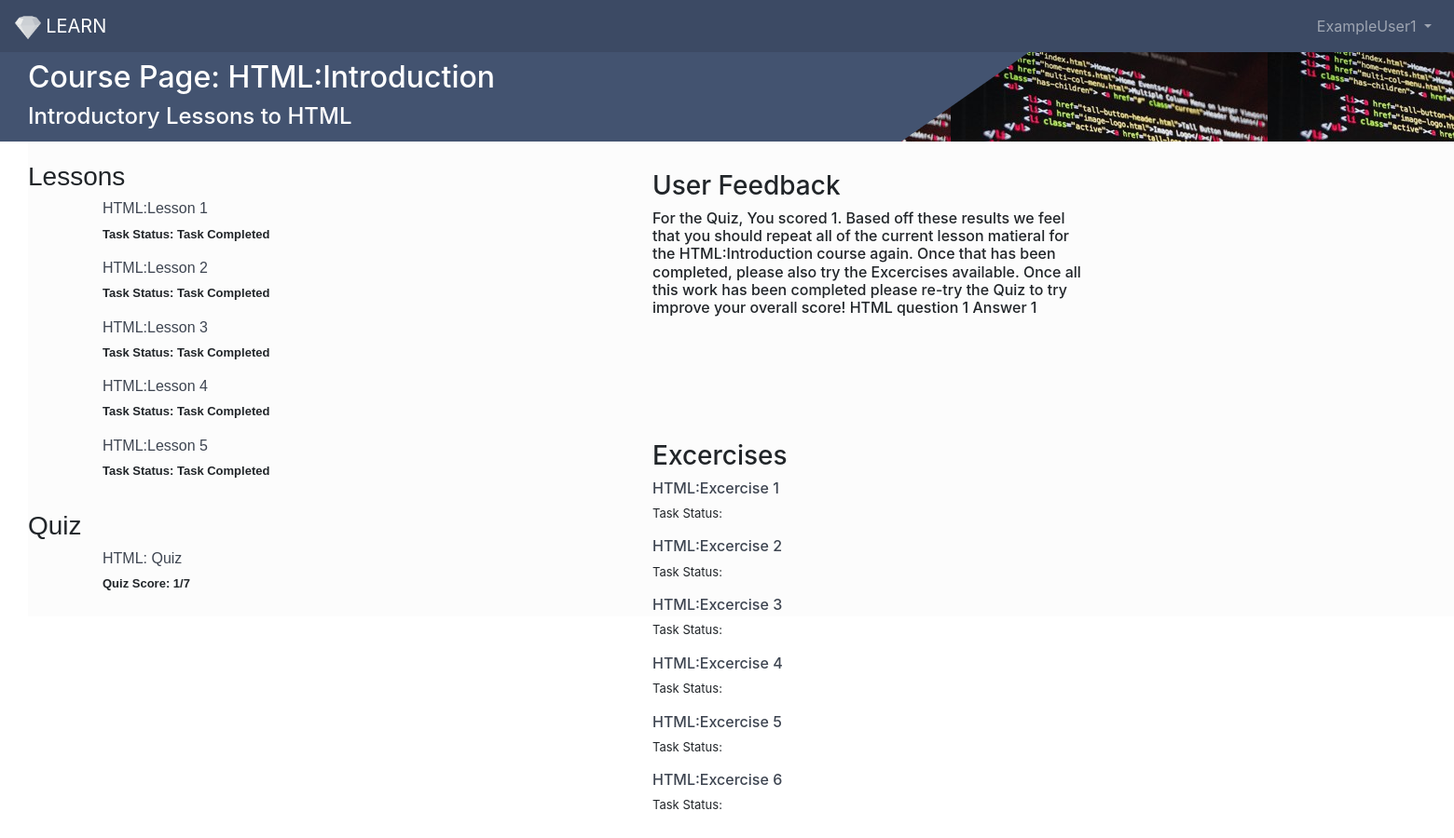
Screenshot of /dashboard/ExampleUser1/course/11111/ (signed in) with the database file from the repository.
### application.py (models this page shows, shortened)
class User(UserMixin, db.Model):
    id = db.Column(db.Integer, primary_key=True)
    firstname = db.Column('firstname', db.String(20), index=True)
    lastname = db.Column('lastname', db.String(20), index=True)
    email = db.Column('email', db.String(50), unique=True, index=True)
    username = db.Column('username', db.String(20), unique=True, index=True)
    password = db.Column('password', db.String(20))

class Course(db.Model):
    __tablename__ = 'course'
    courseid = db.Column(db.Integer, primary_key=True, unique=True)
    coursename = db.Column('coursename', db.String(20), index=True)
    description = db.Column('description', db.String(500), index=True)
    lessons = db.Column(db.Integer, index=True)

class LessonData(db.Model):
    __tablename__ = "lessondata"
    lessonid = db.Column('lessonid', db.Integer, unique=True, index=True, primary_key=True)
    lessonname = db.Column('lessonname', db.String(30), index=True)
    lessontype = db.Column('lessontype', db.String(30), index=True)
    courseid = db.Column('courseid', db.Integer, db.ForeignKey('course.courseid'), index=True)

class Lesson(db.Model):
    __tablename__ = 'lesson'
    id = db.Column( db.Integer, primary_key=True)
    lessonid = db.Column('lessonid', db.Integer, index=True)
    lessonname = db.Column('lessonname', db.String(30), index=True)
    courseid = db.Column('courseid', db.Integer, db.ForeignKey('course.courseid'), index=True)
    username = db.Column('username', db.String(20), index=True)
    excerciseData = db.Column('excerciseData', db.String(100))
    taskCompleted = db.Column('taskCompleted', db.String(20))

class Quiz(db.Model):
    __tablename__ = 'quiz'
    id = db.Column(db.Integer, primary_key=True)
    lessonid = db.Column('lessonid', db.Integer, index=True)
    courseid = db.Column('courseid', db.Integer, db.ForeignKey('course.courseid'), index=True)
    username = db.Column('username', db.String(20), index=True)
    quizscore = db.Column('quizscore', db.Integer, index=True)
    feedback = db.Column('feedback', db.String(100))

### application.py (the view)
@app.route('/dashboard/<username>/course/<courseid>/')
@login_required
def course(username, courseid):
    if username != current_user.username:
        return redirect(url_for('.dashboard', username=current_user.username))
    if Course.query.filter_by(courseid=courseid).scalar() is None:
        return render_template('error.html')
    form = MyForm()
    username = User.query.filter_by(username=username).first()
    lesson = LessonData.query.filter_by(courseid = courseid).first()
    quizData = Quiz.query.filter_by(courseid = courseid, username=current_user.username).first()
    taskData = Lesson.query.filter_by(courseid=courseid ,username=current_user.username).first()
    courseid = Course.query.filter_by(courseid = courseid).first()
    return render_template('course.html', username=username, course=courseid, quiz=quizData,task=taskData, lessons=LessonData.query.filter_by(courseid=courseid.courseid, lessontype='Lesson'), excercises=LessonData.query.filter_by(courseid=courseid.courseid, lessontype='Excercise'), quizzes=LessonData.query.filter_by(courseid=courseid.courseid, lessontype='Quiz'))

### application.py (called while the page is built)
@login_manager.user_loader
def load_user(user_id):
    return User.query.filter(User.id == int (user_id)).first()

### templates/course.html (shortened to what this page needs)
<html>
<head>
  	<link rel="stylesheet" href="https://maxcdn.bootstrapcdn.com/bootstrap/4.0.0/css/bootstrap.min.css">
</head>
<body>
<nav class="navbar navbar-expand-sm navbar-dark" style="background-color: #3c4a64;">
  <a class="navbar-brand" href="#"><img src="/static/img/logo_transparent.png" height="27.5" class="logo"> LEARN</a>
  <div class="collapse navbar-collapse" id="navbarSupportedContent">
    <ul class="navbar-nav ml-auto">
      <li class="nav-item active">
      <li class="nav-item dropdown">
        <a class="nav-link dropdown-toggle" href="#" id="navbarDropdown" role="button" data-toggle="dropdown" aria-haspopup="true" aria-expanded="false">
		{{username.username}}
        </a>
      </li>
    </ul>
  </div>
</nav>
<div class="heading">
<div class="title">
<h2>Course Page: {{ course.coursename }}</h2>
<h4> {{ course.description }} </h4>
</div>
	</div>
	<div class="body">
	<br>
	<h3>Lessons</h3>
	<div class="lesson">
	{% for lesson in lessons %}
	<h6><a href="lesson/{{lesson.lessonid}}" style="color: #3E4551; text-decoration:none">{{lesson.lessonname}}</a></h6>
	<p><font size="2">Task Status: {{task.taskCompleted}}<font></p>
	{% endfor %}
	</div>
	<br>
	<br>
	<div class="quiz">
	<h3>Quiz</h3>
	<div class="quizP">
	{% for quiz in quizzes %}
        <h6><a href="quiz/{{quiz.lessonid}}" style="color: #3E4551; text-decoration:none">{{quiz.lessonname}}</a></h6>
        {% endfor %}
	<p>Quiz Score: {{quiz.quizscore}}/7</p>
	</div>
	</div>
	</div>
	<div class="feedback">
		<h3>User Feedback</h3>
		<h6>{{quiz.feedback}}</h6>
	</div>
	<div class="excercise">
	<h3>Excercises</h3>
	<div class"excercises">
	{% for excercise in excercises %}
        <h6><a href="excercise/{{excercise.lessonid}}" style="color: #3E4551; text-decoration:none">{{excercise.lessonname}}</a></h6>
        <p><font size="2">Task Status: {{excercise.taskCompleted}}<font></p>
        {% endfor %}
	</div>
	</div>
</body>
</html>

### rows the page displays
User: username "ExampleUser1"
Course: coursename "HTML:Introduction", description "Introductory Lessons to HTML"
LessonData: lessonname "HTML:Lesson 1"
Lesson: taskCompleted "Task Completed"
LessonData: lessonname "HTML:Lesson 2"
LessonData: lessonname "HTML:Lesson 3"
LessonData: lessonname "HTML:Lesson 4"
LessonData: lessonname "HTML:Lesson 5"
LessonData: lessonname "HTML: Quiz"
Quiz: quizscore "1", feedback "For the Quiz, You scored 1. Based off these results we feel that you should repeat all of the current lesson matieral for the HTML:Introduction course again. Once that has been completed, please also try the Excercises available. Once all this work has been completed please re-try the Quiz to try improve your overall score! HTML question 1 Answer 1"
LessonData: lessonname "HTML:Excercise 1"
LessonData: lessonname "HTML:Excercise 2"
LessonData: lessonname "HTML:Excercise 3"
LessonData: lessonname "HTML:Excercise 4"
LessonData: lessonname "HTML:Excercise 5"
LessonData: lessonname "HTML:Excercise 6"
